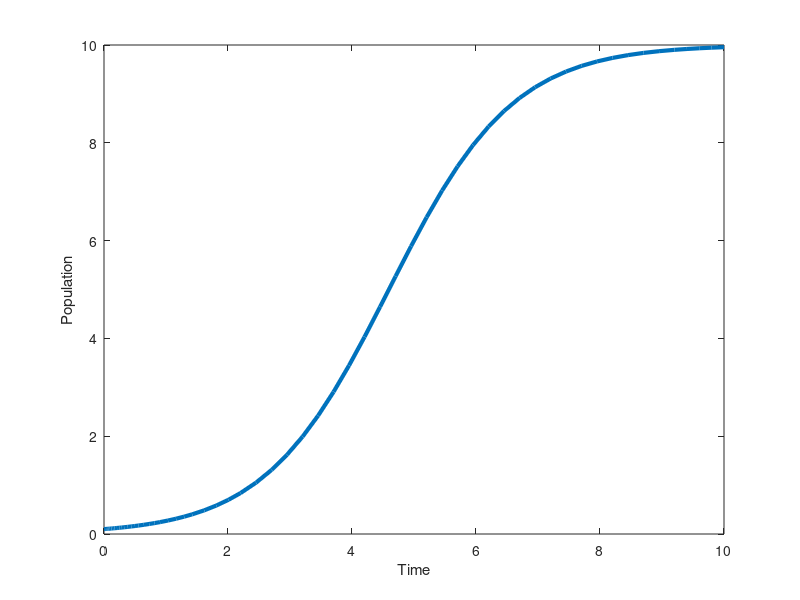

The MATLAB script that drew this image:
function Logistic(varargin)
% Simple ODE solver for the logistic equation,
% du/dt=r*u*(c-u), u(0)=u0.
% If the function is called without parameters then default parameters,
% c=10, r=0.1, u0=0.1
% are used.
% Alternatively, these three parameters can be passed to the function
% in the form
% Logistic(c,r,u0).
% (c) Thomas E. Woolley, 2017.


% Clears screen.
clc
close all

cont=1; % Checking variable.

% The if loop checks how many variables are specified.
if isempty(varargin)
     c=10;
     r=0.1;
     u0=0.1;
elseif length(varargin)~=3
    disp('This function must have either 3, or no, parameters specified')
    cont=0;
else    
     c=varargin{1};
     r=varargin{2};
     u0=varargin{3};
end

if cont==1
tspan = [0 10]; % Length of time the equation is solved for.
[t,u] = ode45(@(t,u) ODE(c,r,t,u), tspan, u0); % Matlab ODE solver.
plot(t,u,'linewidth',3) % Plot solution.
xlabel('Time')
ylabel('Population')
shg
end


function dydt = ODE(c,r,t,u)
% ODE equation to solve.
dydt = r*u*(c-u); % The Logistic equation.